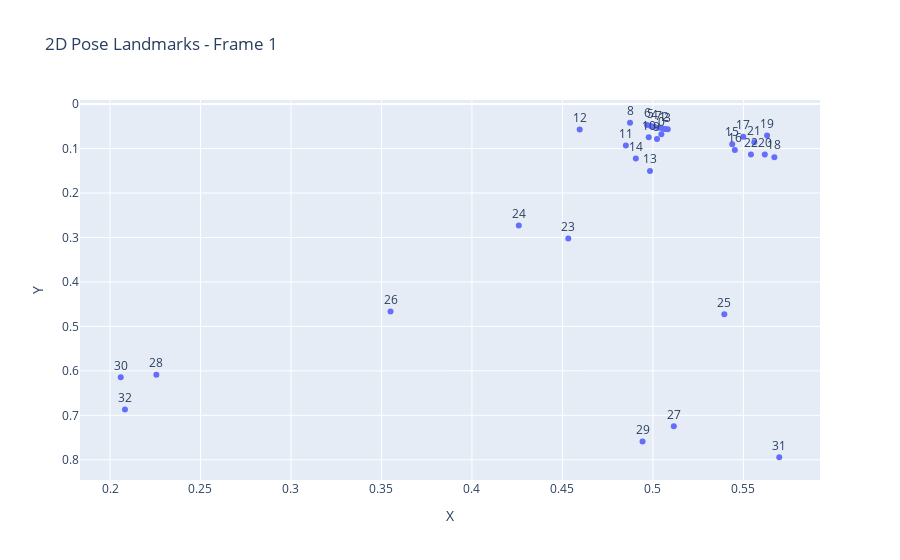

Notebook cell for this chart:
### Code cell
# Reverse y-axis so origin is at top-left (like image space)
fig.update_yaxes(autorange="reversed")

# Optional: Show landmark IDs
fig.update_traces(textposition='top center')

fig.show()

### Figure 1 — Plotly figure (JSON) as saved in the notebook; plotly's stock layout.template omitted (floating-point values rounded to 4 significant figures)
{"data": [{"hovertemplate": "X=%{x}<br>Y=%{y}<br>landmark=%{text}<extra></extra>", "legendgroup": "", "marker": {"color": "#636efa", "symbol": "circle"}, "mode": "markers+text", "name": "", "orientation": "v", "showlegend": false, "text": [0.0, 1.0, 2.0, 3.0, 4.0, 5.0, 6.0, 7.0, 8.0, 9.0, 10.0, 11.0, 12.0, 13.0, 14.0, 15.0, 16.0, 17.0, 18.0, 19.0, 20.0, 21.0, 22.0, 23.0, 24.0, 25.0, 26.0, 27.0, 28.0, 29.0, 30.0, 31.0, 32.0], "textposition": "top center", "type": "scatter", "x": [0.5047, 0.5055, 0.5068, 0.5082, 0.5007, 0.4989, 0.4968, 0.5032, 0.4873, 0.5022, 0.4977, 0.485, 0.4595, 0.4984, 0.4906, 0.5438, 0.5453, 0.5499, 0.5671, 0.5631, 0.5618, 0.556, 0.5542, 0.4532, 0.4259, 0.5394, 0.355, 0.5115, 0.2256, 0.4943, 0.2059, 0.5698, 0.2083], "xaxis": "x", "y": [0.0677, 0.05536, 0.056, 0.05672, 0.05121, 0.04926, 0.04716, 0.05327, 0.04201, 0.07872, 0.07484, 0.09294, 0.05723, 0.1504, 0.1222, 0.09032, 0.103, 0.07332, 0.1194, 0.07071, 0.1133, 0.08601, 0.1137, 0.3025, 0.2732, 0.4729, 0.4666, 0.7245, 0.6088, 0.759, 0.6144, 0.7943, 0.6867], "yaxis": "y"}], "layout": {"legend": {"tracegroupgap": 0}, "title": {"text": "2D Pose Landmarks - Frame 1"}, "xaxis": {"anchor": "y", "domain": [0, 1], "title": {"text": "X"}}, "yaxis": {"anchor": "x", "autorange": "reversed", "domain": [0, 1], "title": {"text": "Y"}}}}
